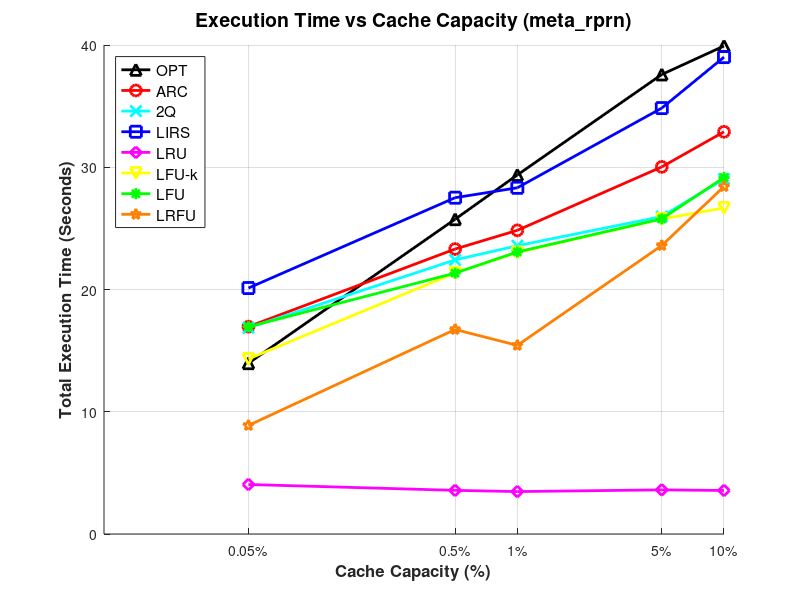

Write the MATLAB code that produced this figure.
% Capacities (X-axis)
capacities = [0.05, 0.5, 1, 5, 10];

% Execution Time in Seconds for meta_reag (Y-axis)
%time_opt  = [5.07,  7.98,  9.82, 12.42, 13.20];
%time_arc  = [4.74, 10.37, 11.19, 10.80, 11.94];
%time_2q   = [4.90,  9.90, 10.68,  9.85, 10.58];
%time_lirs = [5.82, 11.02, 12.23, 12.69, 13.51];
%time_lru  = [1.79,  1.84,  1.79,  1.83,  1.52];
%time_lfuk = [5.06,  7.42,  8.08,  8.87, 10.53];
%time_lfu  = [5.79,  8.19,  8.66,  9.07, 10.20];
%time_lrfu = [3.98,  5.48,  6.25,  7.47,  9.29];

% Execution Time in Seconds for meta_rnha (Y-axis)
%time_opt  = [18.65, 30.93, 35.19, 46.21, 49.89];
%time_arc  = [21.16, 27.76, 28.86, 35.55, 41.88];
%time_2q   = [20.27, 25.85, 26.88, 31.60, 33.40];
%time_lirs = [25.03, 30.93, 32.81, 41.65, 47.96];
%5time_lru  = [ 4.10,  4.23,  4.11,  4.15,  3.97];
%time_lfuk = [18.14, 25.40, 26.75, 28.22, 28.40];
%time_lfu  = [20.62, 25.89, 27.01, 32.23, 32.81];
%time_lrfu = [13.05, 17.67, 17.93, 24.66, 30.29];

% Execution Time in Seconds for meta_rprn (Y-axis)
time_opt  = [13.97, 25.75, 29.37, 37.59, 39.92];
time_arc  = [16.96, 23.31, 24.84, 30.03, 32.90];
time_2q   = [16.87, 22.42, 23.58, 25.97, 29.04];
time_lirs = [20.12, 27.51, 28.32, 34.84, 39.01];
time_lru  = [ 4.05,  3.57,  3.47,  3.61,  3.56];
time_lfuk = [14.32, 21.36, 23.03, 25.77, 26.67];
time_lfu  = [16.95, 21.34, 23.07, 25.78, 29.16];
time_lrfu = [ 8.88, 16.73, 15.43, 23.60, 28.42];

figure;
hold on; grid on;

semilogx(capacities, time_opt,  '-k^', 'LineWidth', 2, 'MarkerSize', 8); 
semilogx(capacities, time_arc,  '-ro', 'LineWidth', 2, 'MarkerSize', 8); 
semilogx(capacities, time_2q,   '-cx', 'LineWidth', 2, 'MarkerSize', 8); 
semilogx(capacities, time_lirs, '-bs', 'LineWidth', 2, 'MarkerSize', 8); 
semilogx(capacities, time_lru,  '-md', 'LineWidth', 2, 'MarkerSize', 8); 
semilogx(capacities, time_lfuk, '-yv', 'LineWidth', 2, 'MarkerSize', 8); 
semilogx(capacities, time_lfu,  '-g*', 'LineWidth', 2, 'MarkerSize', 8); 
semilogx(capacities, time_lrfu, '-p',  'Color', [1 0.5 0], 'LineWidth', 2, 'MarkerSize', 8);

set(gca, 'XScale', 'log');
xticks(capacities);
xticklabels({'0.05%', '0.5%', '1%', '5%', '10%'});

xlabel('Cache Capacity (%)', 'FontSize', 12, 'FontWeight', 'bold');
ylabel('Total Execution Time (Seconds)', 'FontSize', 12, 'FontWeight', 'bold');
title('Execution Time vs Cache Capacity (meta\_rprn)', 'FontSize', 14);


legend('OPT', 'ARC', '2Q', 'LIRS', 'LRU', 'LFU-k', 'LFU', 'LRFU', ...
    'Location', 'northwest', 'FontSize', 11);

hold off;
